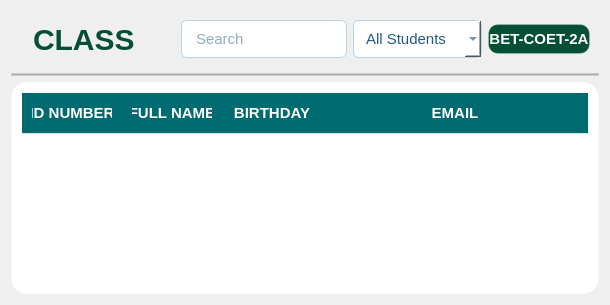
         <widget class="QWidget" name="page_3">
          <layout class="QGridLayout" name="gridLayout_4">
           <item row="2" column="0">
            <widget class="QFrame" name="frame_16">
             <property name="styleSheet">
              <string notr="true">QFrame {
    background-color: white;
    border: 1px solid rgba(255, 255, 255, 0.3); /* Subtle border */
    border-radius: 15px;
    backdrop-filter: blur(15px); /* Blur effect */
}
</string>
             </property>
             <property name="frameShape">
              <enum>QFrame::StyledPanel</enum>
             </property>
             <property name="frameShadow">
              <enum>QFrame::Raised</enum>
             </property>
             <layout class="QGridLayout" name="gridLayout_81">
              <item row="0" column="0">
               <widget class="QTableWidget" name="class_table">
                <property name="enabled">
                 <bool>true</bool>
                </property>
                <property name="minimumSize">
                 <size>
                  <width>500</width>
                  <height>0</height>
                 </size>
                </property>
                <property name="styleSheet">
                 <string notr="true">/* Table Container Look */
QTableWidget {
    background-color: white;
    border: none;
    font-size: 14px;
    color: #212529;
    gridline-color: #f0f0f0;
    border-radius: 12px;
    outline: none;
    alternate-background-color: #fafafa;
}

/* Header Row */
QHeaderView::section {
    background-color: #006A71;  /* Soft peach like in image */
    color: white;
    font-weight: 600;
    font-size: 15px;
    padding: 10px;
    border: none;
    border-bottom: 1px solid #e2e2e2;
}

/* Table Rows */
QTableWidget::item {
    padding: 12px;
    border: none;
    border-bottom: 1px solid #eaeaea;
}

/* Hovered Item */
QTableWidget::item:hover {
    background-color: #f2f8ff;
}

/* Selected Item */
QTableWidget::item:selected {
    background-color: #e6f0fa;
    color: #000;
}

/* Remove gridline border from corner button */
QTableWidget QTableCornerButton::section {
    background-color: #fcdcc7;
    border: none;
}

/* Rounded scrollbar for modern look */
QScrollBar:vertical, QScrollBar:horizontal {
    border: none;
    background: transparent;
    margin: 2px;
    width: 8px;
    height: 8px;
}

QScrollBar::handle:vertical, QScrollBar::handle:horizontal {
    background: #d0d0d0;
    border-radius: 4px;
}

QScrollBar::handle:hover {
    background: #a0a0a0;
}

QScrollBar::sub-line, QScrollBar::add-line {
    background: none;
    height: 0;
    width: 0;
}
</string>
                </property>
                <property name="editTriggers">
                 <set>QAbstractItemView::NoEditTriggers</set>
                </property>
                <property name="alternatingRowColors">
                 <bool>true</bool>
                </property>
                <attribute name="horizontalHeaderStretchLastSection">
                 <bool>true</bool>
                </attribute>
                <attribute name="verticalHeaderVisible">
                 <bool>false</bool>
                </attribute>
                <attribute name="verticalHeaderStretchLastSection">
                 <bool>false</bool>
                </attribute>
                <column>
                 <property name="text">
                  <string>ID NUMBER</string>
                 </property>
                </column>
                <column>
                 <property name="text">
                  <string>FULL NAME</string>
                 </property>
                </column>
                <column>
                 <property name="text">
                  <string>BIRTHDAY</string>
                 </property>
                </column>
                <column>
                 <property name="text">
                  <string>EMAIL</string>
                 </property>
                </column>
               </widget>
              </item>
             </layout>
            </widget>
           </item>
           <item row="0" column="0">
            <widget class="QFrame" name="frame_76">
             <property name="maximumSize">
              <size>
               <width>100000</width>
               <height>70</height>
              </size>
             </property>
             <property name="styleSheet">
              <string notr="true">background: none;
border: none;</string>
             </property>
             <property name="frameShape">
              <enum>QFrame::StyledPanel</enum>
             </property>
             <property name="frameShadow">
              <enum>QFrame::Raised</enum>
             </property>
             <layout class="QHBoxLayout" name="horizontalLayout_8">
              <item>
               <layout class="QHBoxLayout" name="horizontalLayout_6">
                <item>
                 <widget class="QLabel" name="class_a">
                  <property name="maximumSize">
                   <size>
                    <width>50</width>
                    <height>50</height>
                   </size>
                  </property>
                  <property name="text">
                   <string/>
                  </property>
                  <property name="pixmap">
                   <pixmap>Resources/users.png</pixmap>
                  </property>
                  <property name="scaledContents">
                   <bool>true</bool>
                  </property>
                 </widget>
                </item>
                <item>
                 <widget class="QLabel" name="label_66">
                  <property name="styleSheet">
                   <string notr="true">QLabel {
    background: none;
    color: #055035; /* Darker shade of blue */
    font-size: 30px;
    font-weight: 900; /* Extra Bold */
    font-family: &quot;Poppins&quot;, &quot;Arial&quot;, &quot;Helvetica&quot;, sans-serif;
    border: none;
    text-align: center;
}
</string>
                  </property>
                  <property name="text">
                   <string>CLASS</string>
                  </property>
                 </widget>
                </item>
               </layout>
              </item>
              <item>
               <spacer name="horizontalSpacer_3">
                <property name="orientation">
                 <enum>Qt::Horizontal</enum>
                </property>
                <property name="sizeHint" stdset="0">
                 <size>
                  <width>40</width>
                  <height>20</height>
                 </size>
                </property>
               </spacer>
              </item>
              <item>
               <widget class="QLineEdit" name="class_search">
                <property name="maximumSize">
                 <size>
                  <width>300</width>
                  <height>16777215</height>
                 </size>
                </property>
                <property name="styleSheet">
                 <string notr="true">QLineEdit {
    background-color: white;
    border: 1px solid #B8D5E7;
    border-radius: 6px;
    padding: 8px 12px;
    font-size: 15px;
    color: #215988;
    selection-background-color: #FF5929;
    transition: border-color 0.3s ease, box-shadow 0.3s ease;
}

QLineEdit:focus {
    border: 1px solid #055035;
    box-shadow: 0px 0px 5px rgba(255, 89, 41, 0.3);
    background-color: white;
}</string>
                </property>
                <property name="placeholderText">
                 <string>Search</string>
                </property>
               </widget>
              </item>
              <item>
               <widget class="QComboBox" name="class_sort">
                <property name="styleSheet">
                 <string notr="true">QComboBox {
    background-color: white;
    border: 1px solid #B8D5E7;
    border-radius: 6px;
    padding: 8px 12px;
    font-size: 15px;
    color: #215988;
    selection-background-color: #FF5929;
    transition: border-color 0.3s ease, box-shadow 0.3s ease;
}

/* Highlight effect when focused */
QComboBox:focus {
    border: 1px solid #055035;
    box-shadow: 0px 0px 5px rgba(255, 89, 41, 0.3);
    background-color: white;
}

/* Style the popup list */
QComboBox QAbstractItemView {
    background: white;
    border: 1px solid #B8D5E7;
    selection-background-color: #FF5929;
    color: #21
}</string>
                </property>
                <item>
                 <property name="text">
                  <string>All Students</string>
                 </property>
                </item>
                <item>
                 <property name="text">
                  <string>Male</string>
                 </property>
                </item>
                <item>
                 <property name="text">
                  <string>Female</string>
                 </property>
                </item>
                <item>
                 <property name="text">
                  <string>Names (A-Z)</string>
                 </property>
                </item>
                <item>
                 <property name="text">
                  <string>Names (Z-A)</string>
                 </property>
                </item>
               </widget>
              </item>
              <item>
               <widget class="QLabel" name="class_section">
                <property name="sizePolicy">
                 <sizepolicy hsizetype="Expanding" vsizetype="Expanding">
                  <horstretch>0</horstretch>
                  <verstretch>0</verstretch>
                 </sizepolicy>
                </property>
                <property name="minimumSize">
                 <size>
                  <width>100</width>
                  <height>20</height>
                 </size>
                </property>
                <property name="maximumSize">
                 <size>
                  <width>120</width>
                  <height>30</height>
                 </size>
                </property>
                <property name="styleSheet">
                 <string notr="true">QLabel {
    font-size: 15px;
    font-weight: bold;
    color: White;
    background:#055035; /* Light frosted effect */
    border-radius: 10px;
    border: 1px solid rgba(255, 255, 255, 0.2); /* Subtle border */
}
</string>
                </property>
                <property name="text">
                 <string>BET-COET-2A</string>
                </property>
                <property name="alignment">
                 <set>Qt::AlignCenter</set>
                </property>
               </widget>
              </item>
             </layout>
            </widget>
           </item>
           <item row="1" column="0">
            <widget class="Line" name="line">
             <property name="styleSheet">
              <string notr="true">QFrame {
    border: 1px solid #ccc;
    background-color: #aaa;
    height: 2px;
}
</string>
             </property>
             <property name="orientation">
              <enum>Qt::Horizontal</enum>
             </property>
            </widget>
           </item>
          </layout>
         </widget>
